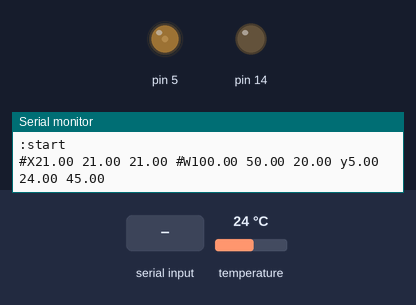
Simulated run of this sketch. Board: Arduino Uno, built with avr-gcc and run on an emulated ATmega328P. Parts: output pins drawn as LEDs (lit = HIGH), the last lines printed to the serial monitor. The inputs (shaded band) are chosen by the test bench; at power-on: temperature 24 °C.

Above: at 1.2 s.
1.3 s: "A90\n" received over Serial
At 2.1 s:
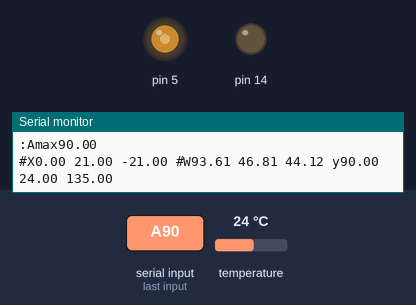
6.0 s: "p90\n" received over Serial
At 7.2 s:
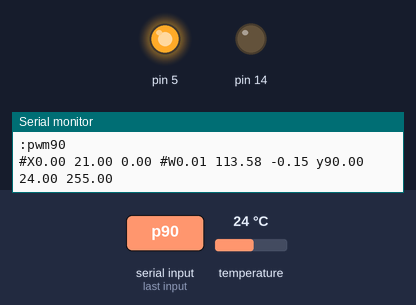
7.5 s: "p" received over Serial
At 9.6 s:
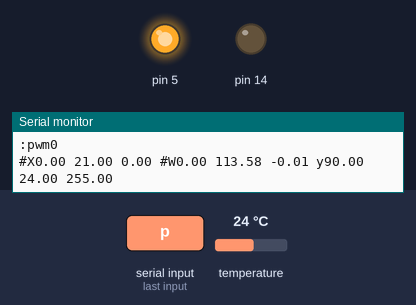
Timing chart, 0 to 11.1 s (numbered marks = the images above; inputs shaded):
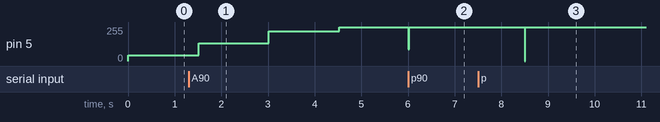

The sketch:

pid_sanna.ino
```cpp
#include <OneWire.h>

/*
DS18B20 Temperature chip.
 */
enum { DS_SKIPROM = 0xCC, DS_RD_SCRATCHPAD = 0xBE, DS_RUN_ADC = 0x44 };


long ref_time;
float t_read, t_set, u_out;
float x[3], v[3], w[3];
float e,e1,e2, Amax;
float eta[3];
OneWire  bus1(15);  // on pin PC1

void setup(void) {
  pinMode(14, OUTPUT);  digitalWrite(14, 0); // GND on PC0
  Serial.begin(57600);
  ref_time = millis();
  t_read=0;
  t_set = 45.0;
  w[0]=100; w[1]=50; w[2]=20;
  e = -300;
  e1=e2=0;
  u_out = 40;
  Amax=5.0;
  eta[0] = 1.0;
  eta[1] = .5;
  eta[2] = .5;
  Serial.println(":start");
  analogWrite(5, 0);
}

int8_t tempr(void) {
  byte data[12];  float t;
  int8_t rc = 0;
  if (millis() <= ref_time) return rc;
  if (!bus1.reset())  { rc = -1; goto no_exist; }
  bus1.write(DS_SKIPROM);  bus1.write(DS_RD_SCRATCHPAD);  bus1.vread(data, 9);
  if (OneWire::crc8(data, 9)==0) {
      t = (data[0] + 256.0*data[1]) / 16.0;
      if (t < 85.0) { t_read = t; rc = 1; } else rc = -3;
  } else rc = -2;
  bus1.reset();  bus1.write(DS_SKIPROM); bus1.write(DS_RUN_ADC);  bus1.power(true);
no_exist:
  ref_time = millis()+1500;
  return rc;
}

float Fn(float i)
{
    float e;
    if (i > 20) return 1;
    if (i <-20) return -1;
    e = exp(-i);
    return (1.0-e)/(1.0+e);
}

float prod(float *a, float *b) { return a[0]*b[0] + a[1]*b[1] + a[2]*b[2]; }
void prod(float *a, float *b, float c) { a[0]=b[0]*c; a[1]=b[1]*c; a[2]=b[2]*c; }
void incr(float *a, float *b) { a[0]+=b[0]; a[1]+=b[1]; a[2]+=b[2]; }
void mult(float *a, float *b) { a[0]*=b[0]; a[1]*=b[1]; a[2]*=b[2]; }
// void Assgn(float *a, float *b) { a[0]=b[0]; a[1]=b[1]; a[2]=b[2]; }

void Norm(float *a)
{
    float u;
    u = prod(a,a);
    if (u <= 0) return;
    prod(a,a, 1.0/sqrt(u));
}

void ReNorm(float *a, float *b)
{
    float u, v;
    u = prod(a,a);   // 2,0,0 = 4
    v = prod(b,b);   // 3,0,0 = 9
                     // 9/4=2.25, sqr=1.5
                     // 1/x=0.666; 3*0.666 = 2
    if (u <= 0 || v <= 0) return;
    prod(a, b, 1.0/sqrt(v/u));
}

float filter(float a, float b)
{
    if ( a <= -300) return b;
    return 0.8*a + 0.2*b;
}

void tcloop()
{
    float u, y;

    e = filter(e,t_set - t_read);
    x[0] = e-e1;
    x[1] = e;
    x[2] = e-2*e1+e2;
Serial.print("#X");    Serial.print(x[0]);
Serial.print(" ");    Serial.print(x[1]);
Serial.print(" ");    Serial.print(x[2]);
Serial.print(" #W");    Serial.print(w[0]);
Serial.print(" ");    Serial.print(w[1]);
Serial.print(" ");    Serial.print(w[2]);

    y = Amax*Fn(prod(x, w));
Serial.print(" y");    Serial.println(y);

    u = u_out + y;
    if (u < 0) u=0;
    else if (u > 255) u=255;
    prod(v, eta, u); // v=eta*u
    mult(v, x);     //  v=v*x=eta*u*x
    incr(v, w);     //  w'=w+v
    ReNorm(w, v);   //  w=w'/|w|

    e2=e1; e1=e; u_out=u;
}

void show_param()
{
Serial.print(":w");    Serial.print(w[0]);
Serial.print(" ");    Serial.print(w[1]);
Serial.print(" ");    Serial.print(w[2]);
Serial.print(" :e");    Serial.print(e);
Serial.print(" :Amax");    Serial.print(Amax);
Serial.print(" :u");    Serial.println(u_out);
}

void iloop(void)
{
  int x1;
  float xx; uint32_t xxx;

  if (!Serial.available()) return;
  switch(Serial.read()){
    case 'p':    x1 = Serial.parseInt();    Serial.print(":pwm");    Serial.println(x1);    analogWrite(5, x1);    break;
    case 's':    xx= Serial.parseFloat();  Serial.print(":set");    Serial.println(xx);  t_set = xx; break;
    case 'A':    xx= Serial.parseFloat();  Serial.print(":Amax");    Serial.println(xx);  Amax = xx; break;
//    case 'r':    reg=Serial.parseInt();    Serial.print("reg");    Serial.print(reg);    break;
//    case 'c':    ancal=Serial.parseInt();    Serial.print("analog-calibration");    Serial.print(ancal);    break;
//    case 'l':    x=Serial.parseInt(); ee.l[x]=Serial.parseInt(); Serial.print("long"); Serial.print(x); Serial.print("="); Serial.print(ee.l[x]);    break;
//    case 'f':    x=Serial.parseInt(); ee.f[x]=Serial.parseFloat();Serial.print("float"); Serial.print(x); Serial.print("="); Serial.print(ee.f[x]);    break;
    case '?':  show_param();     break;
//    case 'Z':  default_param();    Serial.print("defaults-param");    break;
//    case 'W':  x=Serial.parseInt();    if (x==1) { Serial.print("write-param"); store_param(); }    break;
  }
}

void loop(void) {
  int8_t r;
  r = tempr();
  if (r <= 0) {
    switch(r) {
      case -1: Serial.println(":reset-error"); break;
      case -2: Serial.println(":crc-error"); break;
      case -3: Serial.println(":tmp-error"); break;
    }
  } else {
      tcloop();
      Serial.print(t_read); Serial.print(" ");  Serial.println(u_out);
      analogWrite(5,u_out);
  }
  iloop();
}
```

Measured:
- after the input at 6.0 s, pin 5: 255/255 → 90/255 at once, → 255/255 0.03 s later
- after the input at 7.5 s, pin 5: 255/255 → 0/255 after 1.0 s, → 255/255 0.01 s later
